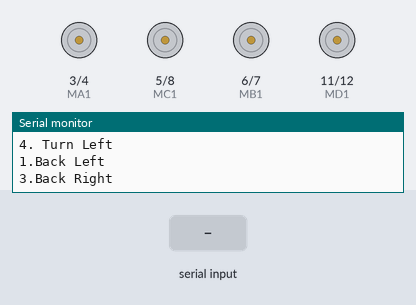
The sketch below on a simulated Arduino Uno, built with avr-gcc and run on an emulated ATmega328P. On the bench: motor-driver pin pairs drawn as motors (green arrow = first pin HIGH = forward, orange = second pin HIGH = backward, longer = more drive), the last lines printed to the serial monitor. The inputs (shaded band) are chosen by the test bench.

Above: at 1.2 s.
1.3 s: "8" received over Serial
At 2.4 s:
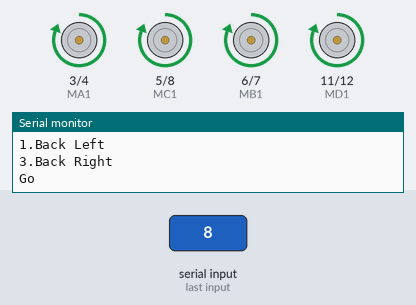
2.8 s: "2" received over Serial
At 3.5 s:
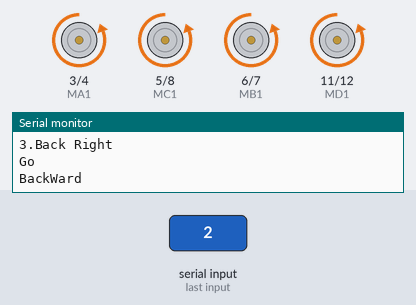
4.3 s: "6" received over Serial
At 4.6 s:
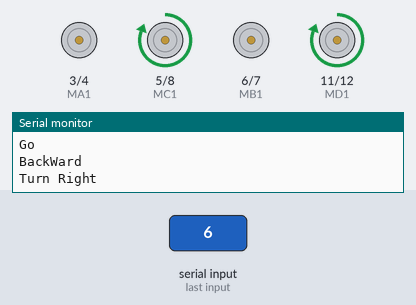
5.8 s: "4" received over Serial
At 7.0 s:
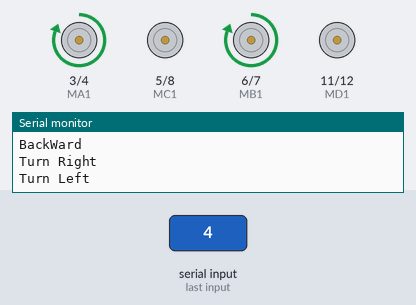
7.3 s: "1" received over Serial
At 8.1 s:
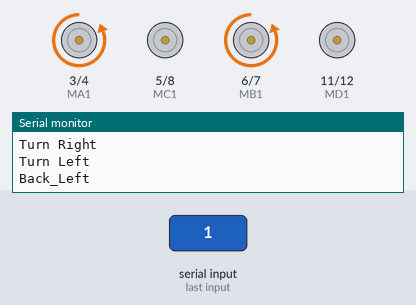
8.8 s: "3" received over Serial
At 9.3 s:
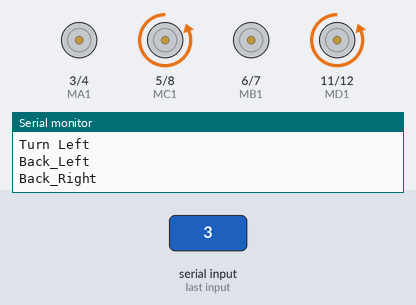
Timing chart, 0 to 11.3 s (numbered marks = the images above; inputs shaded):
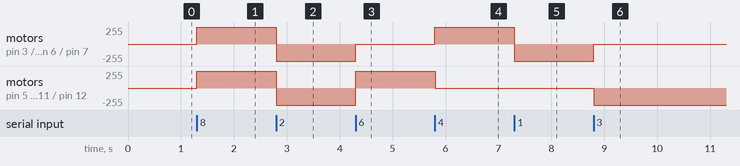

Measured:
- after the input at 1.3 s, motor on pin 3 (MA1) / pin 4 (MA2), motor on pin 5 (MC1) / pin 8 (MC2), motor on pin 6 (MB1) / pin 7 (MB2), motor on pin 11 (MD1) / pin 12 (MD2): stopped → forward 255/255 at once
- after the input at 2.8 s, motor on pin 3 (MA1) / pin 4 (MA2), motor on pin 5 (MC1) / pin 8 (MC2), motor on pin 6 (MB1) / pin 7 (MB2), motor on pin 11 (MD1) / pin 12 (MD2): forward 255/255 → backward 255/255 at once
- after the input at 4.3 s, motor on pin 3 (MA1) / pin 4 (MA2), motor on pin 6 (MB1) / pin 7 (MB2): backward 255/255 → stopped at once; motor on pin 5 (MC1) / pin 8 (MC2), motor on pin 11 (MD1) / pin 12 (MD2): backward 255/255 → forward 255/255 at once
- after the input at 5.8 s, motor on pin 3 (MA1) / pin 4 (MA2), motor on pin 6 (MB1) / pin 7 (MB2): stopped → forward 255/255 at once; motor on pin 5 (MC1) / pin 8 (MC2), motor on pin 11 (MD1) / pin 12 (MD2): forward 255/255 → stopped at once
- after the input at 7.3 s, motor on pin 3 (MA1) / pin 4 (MA2), motor on pin 6 (MB1) / pin 7 (MB2): forward 255/255 → backward 255/255 at once
- after the input at 8.8 s, motor on pin 3 (MA1) / pin 4 (MA2), motor on pin 6 (MB1) / pin 7 (MB2): backward 255/255 → stopped at once; motor on pin 5 (MC1) / pin 8 (MC2), motor on pin 11 (MD1) / pin 12 (MD2): stopped → backward 255/255 at once

The sketch:

4DC_Code.ino
```cpp
// 시리얼 통신
#include <SoftwareSerial.h>

//모터 1
int MA1 = 3; //~3
int MA2 = 4; // 4

//모터 2
int MB1 = 6; //~6
int MB2 = 7; //7

//모터 3
int MC1 = 5; //~5
int MC2 = 8; // 8

//모터4
int MD1 = 11; // ~11
int MD2 = 12; // 12


void setup() {
  Serial.begin(9600);

  //핀모드 설정
  pinMode(MA1, OUTPUT);
  pinMode(MA2, OUTPUT);

  pinMode(MB1, OUTPUT);
  pinMode(MB2, OUTPUT);

  pinMode(MC1, OUTPUT);
  pinMode(MC2, OUTPUT);

  pinMode(MD1, OUTPUT);
  pinMode(MD2, OUTPUT);

  // 숫자키 선택 목록
  Serial.println("Number for Motor Control");
  Serial.println("8. Go"); //전진
  Serial.println("5. Stop"); //멈춤
  Serial.println("2. BackWard"); //후진
  Serial.println("6. Turn Right"); //우회전
  Serial.println("4. Turn Left"); //좌회전
  Serial.println("1.Back Left"); //왼쪽으로 후진
  Serial.println("3.Back Right"); //오른쪽으로 후진

}

void loop() {
  char input;

  while(Serial.available()) // serial 값이 있을때 While문 실행
  {
    input = Serial.read();
    // 라즈베리파이에서 오는 Serial값을 받아서 input에 대입
  }

  if(input == '8') // input값이 8일때
  {
    Serial.println("Go"); // 출력
    GO_Forward(); // 전진
  }
  else if(input == '5')//input값이 5일때
  {
    Serial.println("Stop");
    Stop();//브레이크
  }
  else if(input == '2')//input값이 2일때
  {
     Serial.println("BackWard");
     GO_Back(); // 후진
  }
  else if(input == '6') //input값이 6일때
  {
    Serial.println("Turn Right");
    Turn_Right(); //우회전
  }
  else if(input == '4')//input값이 4일때
  {
    Serial.println("Turn Left");
    Turn_Left(); //좌회전
  }
  else if(input == '1')//input값이 1일때
  {
    Serial.println("Back_Left");
    Back_Left(); //왼쪽으로 후진
  }
  else if(input == '3') //input값이 3일때
  {
    Serial.println("Back_Right");
    Back_Right(); //오른쪽으로 후진
  }
}

//정회전(전진)
void GO_Forward(){
  digitalWrite(MA1, HIGH);
  digitalWrite(MA2, LOW);

  digitalWrite(MB1, HIGH);
  digitalWrite(MB2, LOW);

  digitalWrite(MC1, HIGH);
  digitalWrite(MC2, LOW);

  digitalWrite(MD1, HIGH);
  digitalWrite(MD2, LOW);
}

// 멈추기(정지)
void Stop(){
  digitalWrite(MA1, LOW);
  digitalWrite(MA2, LOW);

  digitalWrite(MB1, LOW);
  digitalWrite(MB2, LOW);

  digitalWrite(MC1, LOW);
  digitalWrite(MC2, LOW);

  digitalWrite(MD1, LOW);
  digitalWrite(MD2, LOW);
}

// 후진
void GO_Back(){
  digitalWrite(MA1, LOW);
  digitalWrite(MA2, HIGH);

  digitalWrite(MB1, LOW);
  digitalWrite(MB2, HIGH);

  digitalWrite(MC1, LOW);
  digitalWrite(MC2, HIGH);

  digitalWrite(MD1, LOW);
  digitalWrite(MD2, HIGH);
}

// 우회전
//A,B = 정지
//C,D = 정회전
void Turn_Right(){
  digitalWrite(MA1, LOW);
  digitalWrite(MA2, LOW);

  digitalWrite(MB1, LOW);
  digitalWrite(MB2, LOW);

  digitalWrite(MC1, HIGH);
  digitalWrite(MC2, LOW);

  digitalWrite(MD1, HIGH);
  digitalWrite(MD2, LOW);

}

// 좌회전
//A,B = 정회전
//C,D = 정지
void Turn_Left(){
  digitalWrite(MA1, HIGH);
  digitalWrite(MA2, LOW);

  digitalWrite(MB1, HIGH);
  digitalWrite(MB2, LOW);

  digitalWrite(MC1, LOW);
  digitalWrite(MC2, LOW);

  digitalWrite(MD1, LOW);
  digitalWrite(MD2, LOW);
}


// 왼쪽으로 후진
//A,B = 역회전
//C,D = 정지
void Back_Left(){
  digitalWrite(MA1, LOW);
  digitalWrite(MA2, HIGH);

  digitalWrite(MB1, LOW);
  digitalWrite(MB2, HIGH);

  digitalWrite(MC1, LOW);
  digitalWrite(MC2, LOW);

  digitalWrite(MD1, LOW);
  digitalWrite(MD2, LOW);
}

// 오른쪽으로 후진
//A,B = 정지
//C,D = 역회전
void Back_Right(){
  digitalWrite(MA1, LOW);
  digitalWrite(MA2, LOW);

  digitalWrite(MB1, LOW);
  digitalWrite(MB2, LOW);

  digitalWrite(MC1, LOW);
  digitalWrite(MC2, HIGH);

  digitalWrite(MD1, LOW);
  digitalWrite(MD2, HIGH);
}
```
